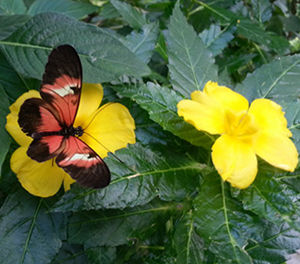
//> input picture Ch6/image/color_space.jpg, 300 x 264 px
$ ./hue_threshold   (built with g++ and OpenCV 4)
//> lines starting //> are read from the running program, lines starting //| are printed output that depends on the picture; after the words box and inside, x2 and y2 are one past the last pixel; in counts of white or black regions, pixels touching at a corner belong together
#include <opencv2/opencv.hpp>
using namespace cv;
using namespace std;
Range th(50, 100); // 트랙바로 선택할 범위 변수
Mat hue;		   // 색상 채널 전역 번수지정

void onThreshold(int value, void *userdata)
{
	Mat result = Mat(hue.size(), CV_8U, Scalar(0));

	// 선택 범위에 이진화 수행
	for (int i = 0; i < result.rows; i++)
	{
		for (int j = 0; j < result.cols; j++)
		{																			   // 선택 범위에 대한 조건 설정
			bool ck = hue.at<uchar>(i, j) >= th.start && hue.at<uchar>(i, j) < th.end; // 이진화 조건 - 트랙바 범위(th.start ~ th.end)
			result.at<uchar>(i, j) = (ck) ? 255 : 0;								   // 이진값 지정
		}
	}
	imshow("result", result);
}

int main()
{
	Mat BGR_img = imread("../image/color_space.jpg", 1); // 컬러 영상 로드
//> BGR_img is the input picture: 264 rows x 300 cols, CV_8UC3; mean B, G, R 61.1, 106, 89.1
	CV_Assert(BGR_img.data);

	Mat HSV, hsv[3];
	cvtColor(BGR_img, HSV, COLOR_BGR2HSV); // 컬러 공간 변환
//> HSV: 264 rows x 300 cols, CV_8UC3; mean H, S, V 57.8, 134.6, 113.2
	split(HSV, hsv);					   // 채널 분리
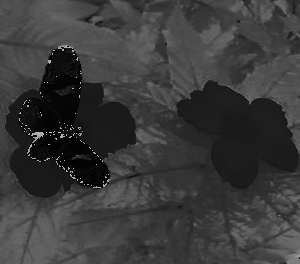
//> hsv[0]: 264 rows x 300 cols, CV_8UC1; min 0, max 179, mean 57.8
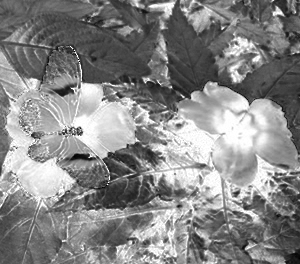
//> hsv[1]: 264 rows x 300 cols, CV_8UC1; min 0, max 255, mean 134.6
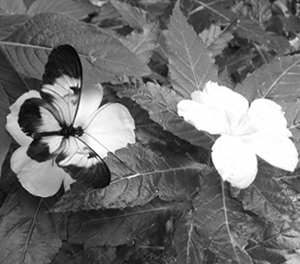
//> hsv[2]: 264 rows x 300 cols, CV_8UC1; min 0, max 255, mean 113.2
	hsv[0].copyTo(hue);					   // hue 행렬에 색상 채널 복사

	namedWindow("result", WINDOW_AUTOSIZE);
	createTrackbar("Hue_th1", "result", &th.start, 255, onThreshold); // 트랙바 등록
	createTrackbar("Hue_th2", "result", &th.end, 255, onThreshold);

	onThreshold(0, 0); // 이진화 수행
//> after the loop in onThreshold, `for (int i = 0; i < result.rows; i++)`:
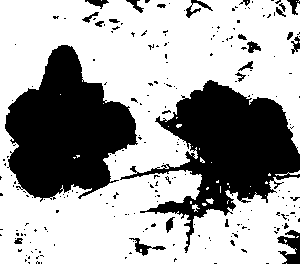
//> result: 264 rows x 300 cols, CV_8UC1; 65.5% white; 228 black regions (203 under 20 px), largest, box (x1, y1, x2, y2) and area: (5, 45, 138, 202) 12530, (120, 80, 300, 253) 12150, (277, 230, 300, 264) 442
	imshow("BGR_img", BGR_img);
	waitKey(0);
	return 0;
}

$ run again, with Ch6/image/add2.jpg copied over Ch6/image/color_space.jpg
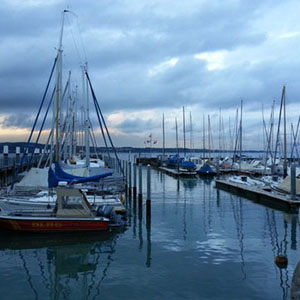
//> input picture Ch6/image/add2.jpg, 300 x 300 px
//> BGR_img is the input picture: 300 rows x 300 cols, CV_8UC3; mean B, G, R 157.8, 130.2, 99.7
//> HSV: 300 rows x 300 cols, CV_8UC3; mean H, S, V 102.6, 109.7, 158.3
//> `split(HSV, hsv);`:
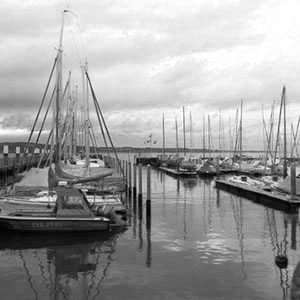
//> hsv[2]: 300 rows x 300 cols, CV_8UC1; min 0, max 255, mean 158.3
//> after the loop in onThreshold, `for (int i = 0; i < result.rows; i++)`:
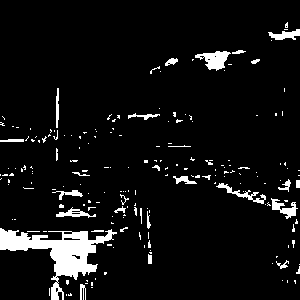
//> result: 300 rows x 300 cols, CV_8UC1; 6.5% white; 195 white regions (166 under 20 px), largest, box (x1, y1, x2, y2) and area: (0, 228, 117, 300) 2696, (195, 51, 231, 71) 384, (216, 183, 266, 204) 240

$ run again, with Ch6/image/bright - 복사본.jpg copied over Ch6/image/color_space.jpg
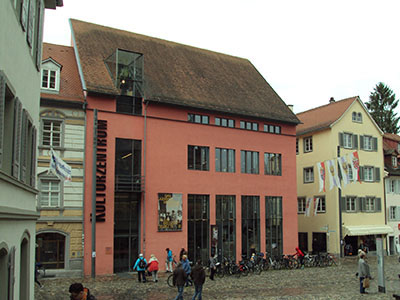
//> input picture Ch6/image/bright - 복사본.jpg, 400 x 300 px
//> BGR_img is the input picture: 300 rows x 400 cols, CV_8UC3; mean B, G, R 113, 125.9, 135.3
//> HSV: 300 rows x 400 cols, CV_8UC3; mean H, S, V 32.3, 58.7, 138.8
//> `split(HSV, hsv);`:
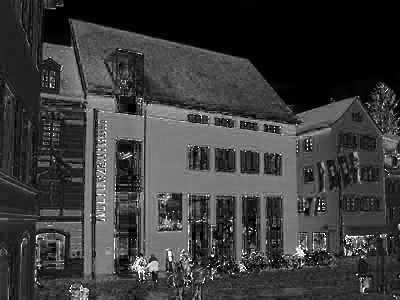
//> hsv[1]: 300 rows x 400 cols, CV_8UC1; min 0, max 255, mean 58.7
//> after the loop in onThreshold, `for (int i = 0; i < result.rows; i++)`:
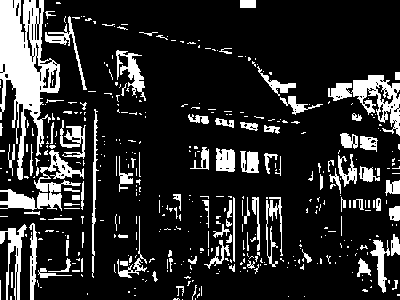
//> result: 300 rows x 400 cols, CV_8UC1; 16.9% white; 430 white regions (334 under 20 px), largest, box (x1, y1, x2, y2) and area: (0, 0, 60, 180) 4862, (0, 150, 84, 211) 1483, (351, 75, 400, 136) 1298
